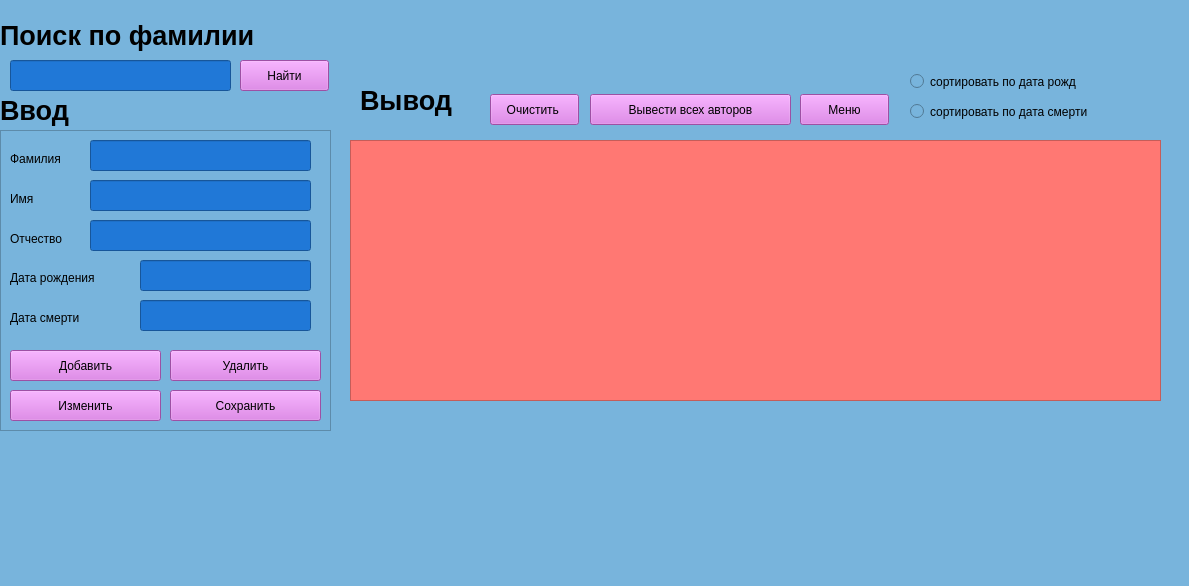
<?xml version="1.0" encoding="UTF-8"?>
<ui version="4.0">
 <class>employees</class>
 <widget class="QMainWindow" name="employees">
  <property name="geometry">
   <rect>
    <x>0</x>
    <y>0</y>
    <width>1189</width>
    <height>586</height>
   </rect>
  </property>
  <property name="windowTitle">
   <string>Авторы</string>
  </property>
  <property name="autoFillBackground">
   <bool>false</bool>
  </property>
  <property name="styleSheet">
   <string notr="true">background-color: rgb(120, 180,220);
</string>
  </property>
  <widget class="QWidget" name="centralwidget">
   <widget class="QLineEdit" name="leFam">
    <property name="geometry">
     <rect>
      <x>90</x>
      <y>140</y>
      <width>221</width>
      <height>31</height>
     </rect>
    </property>
    <property name="styleSheet">
     <string notr="true">background-color: rgb(32,120, 215);
</string>
    </property>
    <property name="readOnly">
     <bool>false</bool>
    </property>
   </widget>
   <widget class="QLabel" name="lbID">
    <property name="geometry">
     <rect>
      <x>10</x>
      <y>150</y>
      <width>67</width>
      <height>17</height>
     </rect>
    </property>
    <property name="text">
     <string>Фамилия</string>
    </property>
   </widget>
   <widget class="QLabel" name="lbFIO">
    <property name="geometry">
     <rect>
      <x>10</x>
      <y>190</y>
      <width>67</width>
      <height>17</height>
     </rect>
    </property>
    <property name="text">
     <string>Имя</string>
    </property>
   </widget>
   <widget class="QLineEdit" name="lename">
    <property name="geometry">
     <rect>
      <x>90</x>
      <y>180</y>
      <width>221</width>
      <height>31</height>
     </rect>
    </property>
    <property name="styleSheet">
     <string notr="true">background-color: rgb(32,120, 215);
</string>
    </property>
   </widget>
   <widget class="QLineEdit" name="lePat">
    <property name="geometry">
     <rect>
      <x>90</x>
      <y>220</y>
      <width>221</width>
      <height>31</height>
     </rect>
    </property>
    <property name="styleSheet">
     <string notr="true">background-color: rgb(32,120, 215);
</string>
    </property>
   </widget>
   <widget class="QLineEdit" name="leBir">
    <property name="geometry">
     <rect>
      <x>140</x>
      <y>260</y>
      <width>171</width>
      <height>31</height>
     </rect>
    </property>
    <property name="styleSheet">
     <string notr="true">background-color: rgb(32,120, 215);
</string>
    </property>
   </widget>
   <widget class="QLabel" name="lbPhone">
    <property name="geometry">
     <rect>
      <x>10</x>
      <y>230</y>
      <width>67</width>
      <height>17</height>
     </rect>
    </property>
    <property name="text">
     <string>Отчество</string>
    </property>
   </widget>
   <widget class="QLabel" name="lbEmail">
    <property name="geometry">
     <rect>
      <x>10</x>
      <y>270</y>
      <width>121</width>
      <height>16</height>
     </rect>
    </property>
    <property name="text">
     <string>Дата рождения</string>
    </property>
   </widget>
   <widget class="QFrame" name="frame">
    <property name="geometry">
     <rect>
      <x>0</x>
      <y>130</y>
      <width>331</width>
      <height>301</height>
     </rect>
    </property>
    <property name="sizePolicy">
     <sizepolicy hsizetype="Minimum" vsizetype="Preferred">
      <horstretch>0</horstretch>
      <verstretch>0</verstretch>
     </sizepolicy>
    </property>
    <property name="frameShape">
     <enum>QFrame::StyledPanel</enum>
    </property>
    <property name="frameShadow">
     <enum>QFrame::Plain</enum>
    </property>
    <widget class="QPushButton" name="btnDel">
     <property name="geometry">
      <rect>
       <x>170</x>
       <y>220</y>
       <width>151</width>
       <height>31</height>
      </rect>
     </property>
     <property name="styleSheet">
      <string notr="true">background-color: rgb(220, 112,230);
</string>
     </property>
     <property name="text">
      <string>Удалить</string>
     </property>
    </widget>
    <widget class="QPushButton" name="btnEdit">
     <property name="geometry">
      <rect>
       <x>170</x>
       <y>260</y>
       <width>151</width>
       <height>31</height>
      </rect>
     </property>
     <property name="styleSheet">
      <string notr="true">background-color: rgb(220, 112,230);
</string>
     </property>
     <property name="text">
      <string>Сохранить</string>
     </property>
    </widget>
    <widget class="QPushButton" name="btnAdd">
     <property name="geometry">
      <rect>
       <x>10</x>
       <y>220</y>
       <width>151</width>
       <height>31</height>
      </rect>
     </property>
     <property name="styleSheet">
      <string notr="true">background-color: rgb(220, 112,230);
</string>
     </property>
     <property name="text">
      <string>Добавить</string>
     </property>
    </widget>
    <widget class="QPushButton" name="btnEdit1">
     <property name="geometry">
      <rect>
       <x>10</x>
       <y>260</y>
       <width>151</width>
       <height>31</height>
      </rect>
     </property>
     <property name="styleSheet">
      <string notr="true">background-color: rgb(220, 112,230);
</string>
     </property>
     <property name="text">
      <string>Изменить</string>
     </property>
    </widget>
    <widget class="QLineEdit" name="leDea">
     <property name="geometry">
      <rect>
       <x>140</x>
       <y>170</y>
       <width>171</width>
       <height>31</height>
      </rect>
     </property>
     <property name="styleSheet">
      <string notr="true">background-color: rgb(32,120, 215);
</string>
     </property>
    </widget>
    <widget class="QLabel" name="lbEmail_2">
     <property name="geometry">
      <rect>
       <x>10</x>
       <y>180</y>
       <width>121</width>
       <height>16</height>
      </rect>
     </property>
     <property name="text">
      <string>Дата смерти</string>
     </property>
    </widget>
   </widget>
   <widget class="QTextEdit" name="teResult">
    <property name="geometry">
     <rect>
      <x>460</x>
      <y>270</y>
      <width>521</width>
      <height>51</height>
     </rect>
    </property>
    <property name="readOnly">
     <bool>true</bool>
    </property>
   </widget>
   <widget class="QTableWidget" name="twemployees">
    <property name="geometry">
     <rect>
      <x>350</x>
      <y>140</y>
      <width>811</width>
      <height>261</height>
     </rect>
    </property>
    <property name="styleSheet">
     <string notr="true">background-color: rgb(255,120, 115);
</string>
    </property>
   </widget>
   <widget class="QLabel" name="lbID_2">
    <property name="geometry">
     <rect>
      <x>360</x>
      <y>80</y>
      <width>141</width>
      <height>41</height>
     </rect>
    </property>
    <property name="font">
     <font>
      <pointsize>20</pointsize>
      <weight>75</weight>
      <bold>true</bold>
     </font>
    </property>
    <property name="text">
     <string>Вывод</string>
    </property>
   </widget>
   <widget class="QLabel" name="lbID_3">
    <property name="geometry">
     <rect>
      <x>0</x>
      <y>90</y>
      <width>171</width>
      <height>41</height>
     </rect>
    </property>
    <property name="font">
     <font>
      <pointsize>20</pointsize>
      <weight>75</weight>
      <bold>true</bold>
     </font>
    </property>
    <property name="text">
     <string>Ввод</string>
    </property>
   </widget>
   <widget class="QPushButton" name="btnClear">
    <property name="geometry">
     <rect>
      <x>490</x>
      <y>94</y>
      <width>89</width>
      <height>31</height>
     </rect>
    </property>
    <property name="styleSheet">
     <string notr="true">background-color: rgb(220, 112,230);
</string>
    </property>
    <property name="text">
     <string>Очистить </string>
    </property>
   </widget>
   <widget class="QPushButton" name="btnSelectAll">
    <property name="geometry">
     <rect>
      <x>590</x>
      <y>94</y>
      <width>201</width>
      <height>31</height>
     </rect>
    </property>
    <property name="styleSheet">
     <string notr="true">background-color: rgb(220, 112,230);
</string>
    </property>
    <property name="text">
     <string>Вывести всех авторов</string>
    </property>
   </widget>
   <widget class="QPushButton" name="btnMenu">
    <property name="geometry">
     <rect>
      <x>800</x>
      <y>94</y>
      <width>89</width>
      <height>31</height>
     </rect>
    </property>
    <property name="styleSheet">
     <string notr="true">background-color: rgb(220, 112,230);
</string>
    </property>
    <property name="text">
     <string>Меню</string>
    </property>
   </widget>
   <widget class="QPushButton" name="btnConnect">
    <property name="geometry">
     <rect>
      <x>430</x>
      <y>220</y>
      <width>111</width>
      <height>25</height>
     </rect>
    </property>
    <property name="text">
     <string>Подключение</string>
    </property>
   </widget>
   <widget class="QLabel" name="lbID_5">
    <property name="geometry">
     <rect>
      <x>0</x>
      <y>10</y>
      <width>311</width>
      <height>51</height>
     </rect>
    </property>
    <property name="font">
     <font>
      <pointsize>20</pointsize>
      <weight>75</weight>
      <bold>true</bold>
     </font>
    </property>
    <property name="text">
     <string>Поиск по фамилии</string>
    </property>
   </widget>
   <widget class="QLineEdit" name="leSearch">
    <property name="geometry">
     <rect>
      <x>10</x>
      <y>60</y>
      <width>221</width>
      <height>31</height>
     </rect>
    </property>
    <property name="styleSheet">
     <string notr="true">background-color: rgb(32,120, 215);
</string>
    </property>
    <property name="readOnly">
     <bool>false</bool>
    </property>
   </widget>
   <widget class="QPushButton" name="btnSearch">
    <property name="geometry">
     <rect>
      <x>240</x>
      <y>60</y>
      <width>89</width>
      <height>31</height>
     </rect>
    </property>
    <property name="styleSheet">
     <string notr="true">background-color: rgb(220, 112,230);
</string>
    </property>
    <property name="text">
     <string>Найти</string>
    </property>
   </widget>
   <widget class="QPushButton" name="btnSelectAll_2">
    <property name="geometry">
     <rect>
      <x>1210</x>
      <y>320</y>
      <width>201</width>
      <height>25</height>
     </rect>
    </property>
    <property name="text">
     <string>Вывести всех работников</string>
    </property>
   </widget>
   <widget class="QPushButton" name="btnMenu_2">
    <property name="geometry">
     <rect>
      <x>1320</x>
      <y>230</y>
      <width>89</width>
      <height>25</height>
     </rect>
    </property>
    <property name="text">
     <string>Меню</string>
    </property>
   </widget>
   <widget class="QRadioButton" name="btnFilterByDate">
    <property name="geometry">
     <rect>
      <x>910</x>
      <y>70</y>
      <width>211</width>
      <height>23</height>
     </rect>
    </property>
    <property name="text">
     <string>сортировать по дата рожд</string>
    </property>
   </widget>
   <widget class="QRadioButton" name="btnFilterByDates">
    <property name="geometry">
     <rect>
      <x>910</x>
      <y>100</y>
      <width>211</width>
      <height>23</height>
     </rect>
    </property>
    <property name="text">
     <string>сортировать по дата смерти</string>
    </property>
   </widget>
   <zorder>lbID_3</zorder>
   <zorder>btnConnect</zorder>
   <zorder>teResult</zorder>
   <zorder>frame</zorder>
   <zorder>leFam</zorder>
   <zorder>lbID</zorder>
   <zorder>lbFIO</zorder>
   <zorder>lename</zorder>
   <zorder>lePat</zorder>
   <zorder>leBir</zorder>
   <zorder>lbPhone</zorder>
   <zorder>lbEmail</zorder>
   <zorder>twemployees</zorder>
   <zorder>lbID_2</zorder>
   <zorder>btnClear</zorder>
   <zorder>btnSelectAll</zorder>
   <zorder>btnMenu</zorder>
   <zorder>lbID_5</zorder>
   <zorder>leSearch</zorder>
   <zorder>btnSearch</zorder>
   <zorder>btnSelectAll_2</zorder>
   <zorder>btnMenu_2</zorder>
   <zorder>btnFilterByDate</zorder>
   <zorder>btnFilterByDates</zorder>
  </widget>
  <widget class="QMenuBar" name="menubar">
   <property name="geometry">
    <rect>
     <x>0</x>
     <y>0</y>
     <width>1189</width>
     <height>22</height>
    </rect>
   </property>
  </widget>
  <widget class="QStatusBar" name="statusbar"/>
 </widget>
 <resources/>
 <connections/>
</ui>
